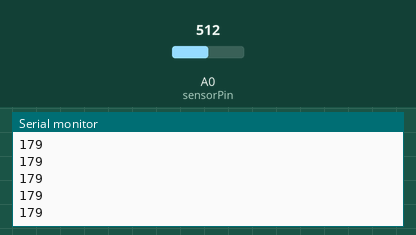
This sketch was run on a simulated Arduino Uno, built with avr-gcc and run on an emulated ATmega328P. On the bench: the last lines printed to the serial monitor. The test bench sets the inputs (shaded band); at power-on: A0 (sensorPin) = 512.

Above: at 1.2 s.
1.3 s: A0 (sensorPin) set to 716
At 2.3 s:
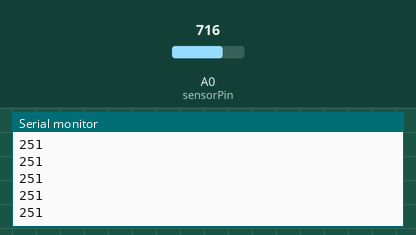
2.8 s: A0 (sensorPin) set to 900
At 3.5 s:
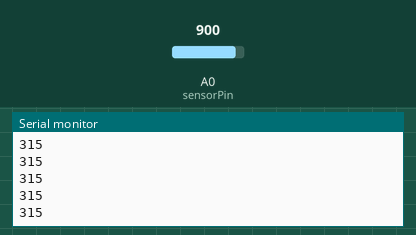
Timing chart, 0 to 5.8 s (numbered marks = the images above; inputs shaded):
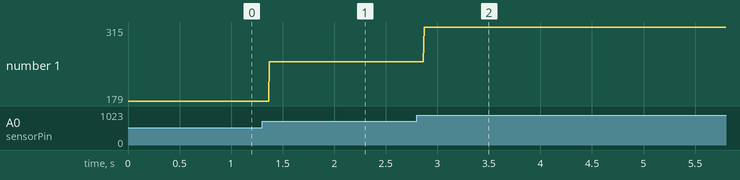

Measured:
- after the input at 1.3 s, the serial monitor: prints a new line after 0.07 s (image 1)
- after the input at 2.8 s, the serial monitor: prints a new line after 0.07 s (image 2)
- plotted number 1: 179 → 251 after the input at 1.3 s, 251 → 315 after the input at 2.8 s

The sketch:

potentiometer_hsv.ino
```cpp
int sensorPin = A0;
int sensorValue;
int hsv;

void setup() {
  // put your setup code here, to run once:
  Serial.begin(9600); // opens serial communication
}

void loop() {
  // put your main code here, to run repeatedly:
  sensorValue = analogRead(sensorPin); // get analog reading from potentiometer pin
  hsv = map(sensorValue, 0, 1023, 0, 359); //remap potentiometer reading to 0-359 range and assign to hsv variable
  Serial.println(hsv); // print hsv value to serial on a new line

}
```
